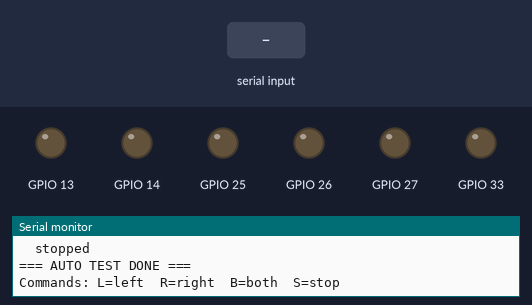
This sketch was run on a simulated ESP32. On the bench: output pins drawn as LEDs (lit = HIGH), the last lines printed to the serial monitor. Inputs (shaded band) come from the test bench.

Above: at 15.2 s.
15.3 s: "L" received over Serial
At 16.2 s:
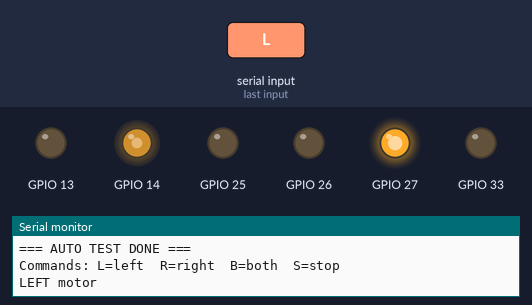
16.8 s: "R" received over Serial
At 17.3 s:
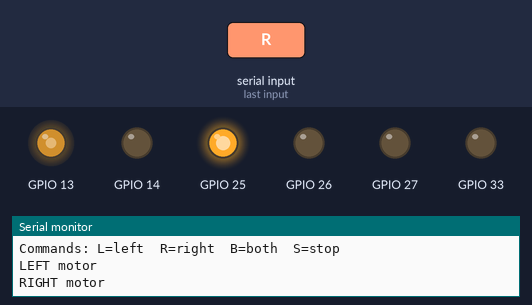
18.3 s: "l" received over Serial
At 19.5 s:
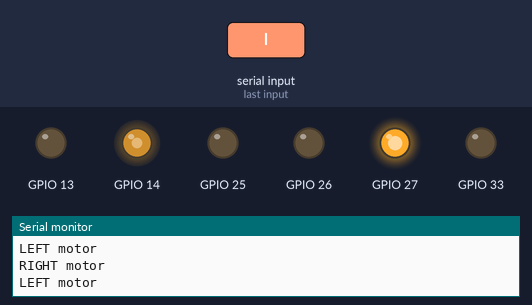
19.8 s: "r" received over Serial
At 20.8 s:
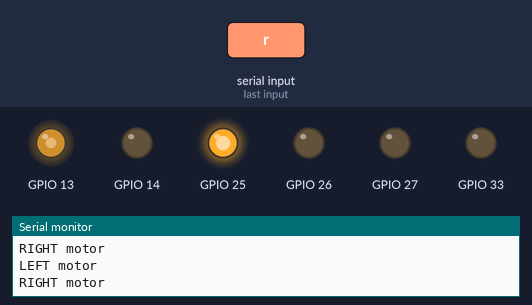
Timing chart, 0 to 22.3 s (numbered marks = the images above; inputs shaded):
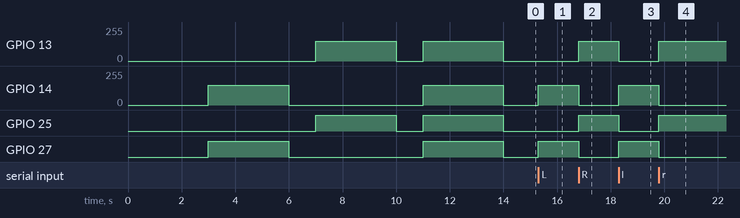

Measured:
- after the input at 15.3 s, GPIO 14: 0/255 → 150/255 at once; GPIO 27: LOW → HIGH at once
- after the input at 16.8 s, GPIO 13: 0/255 → 150/255 at once; GPIO 14: 150/255 → 0/255 at once; GPIO 25: LOW → HIGH at once; GPIO 27: HIGH → LOW at once
- after the input at 18.3 s, GPIO 13: 150/255 → 0/255 at once; GPIO 14: 0/255 → 150/255 at once; GPIO 25: HIGH → LOW at once; GPIO 27: LOW → HIGH at once
- after the input at 19.8 s, GPIO 13: 0/255 → 150/255 at once; GPIO 14: 150/255 → 0/255 at once; GPIO 25: LOW → HIGH at once; GPIO 27: HIGH → LOW at once

The sketch:

rover_test.ino
```cpp
/*
 * rover_test.ino  (v3 — bare minimum)
 * Drives pins directly, no functions, no complexity.
 * Uses ORIGINAL pin assignments from rover_firmware.ino.
 *
 * Physical wiring (as per rover_firmware.ino):
 *   GPIO 27 → L298N IN1  (LEFT  dir A)
 *   GPIO 26 → L298N IN2  (LEFT  dir B)
 *   GPIO 14 → L298N ENA  (LEFT  PWM)
 *   GPIO 25 → L298N IN3  (RIGHT dir A)
 *   GPIO 33 → L298N IN4  (RIGHT dir B)
 *   GPIO 13 → L298N ENB  (RIGHT PWM)
 *
 * Serial: 115200 baud
 */

void setup() {
    Serial.begin(115200);
    delay(1000);

    // Set all motor pins as outputs
    pinMode(27, OUTPUT); pinMode(26, OUTPUT); pinMode(14, OUTPUT);
    pinMode(25, OUTPUT); pinMode(33, OUTPUT); pinMode(13, OUTPUT);

    // All off
    digitalWrite(27, LOW); digitalWrite(26, LOW); analogWrite(14, 0);
    digitalWrite(25, LOW); digitalWrite(33, LOW); analogWrite(13, 0);

    Serial.println("=== BARE MINIMUM MOTOR TEST ===");
    Serial.println("Pins: LEFT=27,26,14  RIGHT=25,33,13");
    delay(2000);

    // ── TEST 1: LEFT motor alone ──────────────────────────────────────────────
    Serial.println("\n[TEST 1] LEFT motor forward (IN1=HIGH, IN2=LOW, ENA=150)");
    digitalWrite(27, HIGH);   // IN1 HIGH
    digitalWrite(26, LOW);    // IN2 LOW
    analogWrite(14, 150);     // ENA PWM
    delay(3000);
    // Stop
    analogWrite(14, 0); digitalWrite(27, LOW); digitalWrite(26, LOW);
    Serial.println("  stopped");
    delay(1000);

    // ── TEST 2: RIGHT motor alone ─────────────────────────────────────────────
    Serial.println("\n[TEST 2] RIGHT motor forward (IN3=HIGH, IN4=LOW, ENB=150)");
    digitalWrite(25, HIGH);   // IN3 HIGH
    digitalWrite(33, LOW);    // IN4 LOW
    analogWrite(13, 150);     // ENB PWM
    delay(3000);
    // Stop
    analogWrite(13, 0); digitalWrite(25, LOW); digitalWrite(33, LOW);
    Serial.println("  stopped");
    delay(1000);

    // ── TEST 3: BOTH motors ───────────────────────────────────────────────────
    Serial.println("\n[TEST 3] BOTH motors forward");
    digitalWrite(27, HIGH); digitalWrite(26, LOW); analogWrite(14, 150);
    digitalWrite(25, HIGH); digitalWrite(33, LOW); analogWrite(13, 150);
    delay(3000);
    // Stop all
    analogWrite(14, 0); analogWrite(13, 0);
    digitalWrite(27, LOW); digitalWrite(26, LOW);
    digitalWrite(25, LOW); digitalWrite(33, LOW);
    Serial.println("  stopped");

    Serial.println("\n=== AUTO TEST DONE ===");
    Serial.println("Commands: L=left  R=right  B=both  S=stop");
}

void loop() {
    if (!Serial.available()) return;
    char c = Serial.read();

    if (c == 'L' || c == 'l') {
        Serial.println("LEFT motor");
        analogWrite(13, 0); digitalWrite(25, LOW); digitalWrite(33, LOW);
        digitalWrite(27, HIGH); digitalWrite(26, LOW); analogWrite(14, 150);

    } else if (c == 'R' || c == 'r') {
        Serial.println("RIGHT motor");
        analogWrite(14, 0); digitalWrite(27, LOW); digitalWrite(26, LOW);
        digitalWrite(25, HIGH); digitalWrite(33, LOW); analogWrite(13, 150);

    } else if (c == 'B' || c == 'b') {
        Serial.println("BOTH motors");
        digitalWrite(27, HIGH); digitalWrite(26, LOW); analogWrite(14, 150);
        digitalWrite(25, HIGH); digitalWrite(33, LOW); analogWrite(13, 150);

    } else if (c == 'S' || c == 's') {
        Serial.println("STOP");
        analogWrite(14, 0); analogWrite(13, 0);
        digitalWrite(27, LOW); digitalWrite(26, LOW);
        digitalWrite(25, LOW); digitalWrite(33, LOW);
    }
}
```
